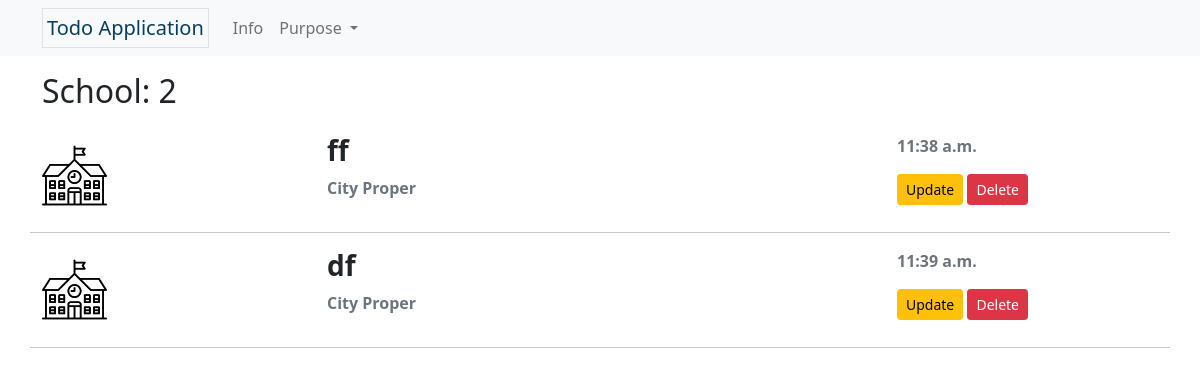
/school_info, run on an earlier commit of the app's database.
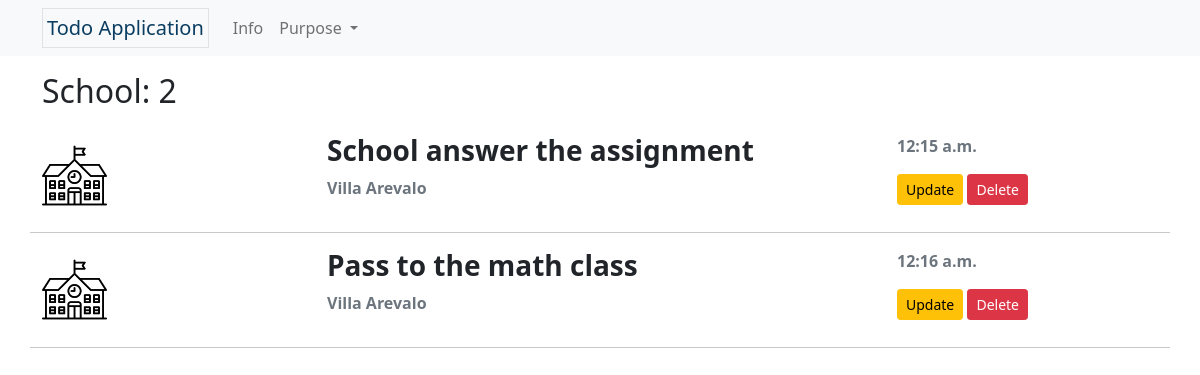
And on a later commit of the database.
### lists/models.py (models this page shows, shortened)
class Tasks(models.Model):
     PURPOSE = (
          ('Personal','Personal'),
          ('Fitness','Fitness'),
          ('School', 'School'),
          ('Business','Business'),
          ('Office','Office'),
     )
     PLACE = (
          ('City Proper', 'City Proper'),
          ('Jaro', 'Jaro'),
          ('La Paz', 'La Paz'),
          ('Lapuz', 'Lapuz'),
          ('Mandurriao', 'Mandurriao'),
          ('Molo', 'Molo'),
          ('Villa Arevalo', 'Villa Arevalo'),
          ('Lapuz', 'Lapuz'),
     )
     purpose = models.CharField(max_length=8, choices=PURPOSE, default='Personal')
     title = models.CharField(max_length=50, unique=True)
     completed = models.BooleanField(default=False)
     slug = models.SlugField(max_length=50, unique=True, blank=True)
     place = models.CharField(max_length=16, choices=PLACE, default='City Proper')
     note = models.TextField(max_length=100, blank=True)
     date_created = models.DateTimeField(default=datetime.now, blank=True)

### lists/views.py (the view)
# urls.py: path('school_info', views.school, name='school-info'),
def school(request):
    school_items = Tasks.objects.filter(purpose='School').all()
    school_count = Tasks.objects.filter(purpose='School').count()
    completed_count = Tasks.objects.filter(purpose='School').filter(completed=True).count()
    completed = Tasks.objects.filter(purpose='School').filter(completed=True).all().order_by('id')
    context = {'school_items': school_items, 'school_count': school_count, 'completed_count': completed_count, 'completed': completed}
    return render(request, 'lists/school.html', context)

### lists/templates/lists/school.html (shortened to what this page needs)
{% extends 'partials/base.html' %}
{% load static %}
{% load tz %}
{% block content %}
<div class="container">
    <h2 class="mb-4">School: {{ school_count }}</h2>
    {% for task in school_items %}
        {% if task.completed == False %}
            {% include 'partials/row_item.html' %}
        {% endif %}
    {% endfor %}
</div>
{% endblock content %}

### lists/templates/partials/row_item.html (shortened to what this page needs)
{% load static %}
{% load tz %}
<div class="row">
    <div class="col-3 d-flex align-items-center">
        {% if task.purpose == 'School' %}
            <img src="{% static 'lists/img/school.png' %}" alt="School icon" class="w-25">
        {% elif task.purpose == 'Fitness' %}
            <img src="{% static 'lists/img/fitness.png' %}" alt="Fitness icon" class="w-25">
        {% elif task.purpose == 'Business' %}
            <img src="{% static 'lists/img/stats.png' %}" alt="Business icon" class="w-25">
        {% elif task.purpose == 'Office' %}
            <img src="{% static 'lists/img/work.png' %}" alt="Office icon" class="w-25">
        {% else %}
            <img src="{% static 'lists/img/user.png' %}" alt="Personal icon" class="w-25">
        {% endif %}
    </div>
    <div class="col-6 my-auto">
        <h3 class="fw-bold">{{ task.title|truncatechars:30 }}</h3>
        <p class="text-muted fw-bold">{{ task.place }}</p>
    </div>
    <div class="col-3">
            <p class="text-muted fw-bold">{{ task.date_created|date:'g:i a' }}</p>
            <a href="{% url 'update-task' task.slug %}?next={{ request.path|urlencode }}" class="btn btn-warning btn-sm">Update</a>
            <a href="{% url 'delete-task' task.slug %}?next={{ request.path|urlencode }}" class="btn btn-danger btn-sm">Delete</a>
    </div>
    <hr class="mt-3">
</div>

What changed in the data, as far as the page shows it:
removed Tasks: completed False (drawn), title "ff", place "City Proper", date_created "11:38 a.m."
removed Tasks: completed False (drawn), title "df", place "City Proper", date_created "11:39 a.m."
added Tasks: completed False (drawn), title "School answer the assignment", place "Villa Arevalo", date_created "12:15 a.m."
added Tasks: completed False (drawn), title "Pass to the math class", place "Villa Arevalo", date_created "12:16 a.m."
